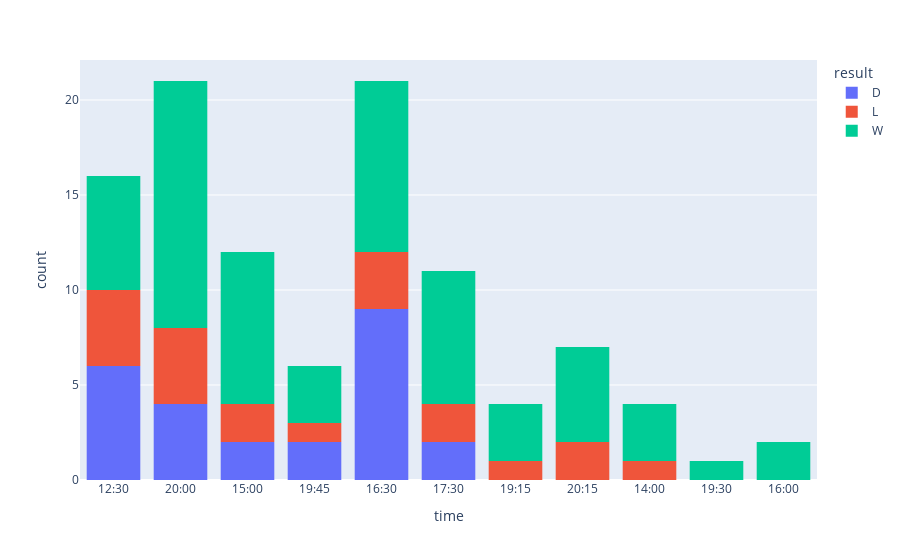

Notebook code cell kept with this figure:
### Code cell
#PLOTLY VISUALIZE LIVERPOOL in ehich MATCHES time liverpool score most scored
import plotly.express as px

px.histogram(matches[matches["team"] == "Liverpool"], x="time", color="result")

### Figure 1 — Plotly figure (JSON) as saved in the notebook; plotly's stock layout.template omitted (floating-point values rounded to 4 significant figures)
{"data": [{"alignmentgroup": "True", "bingroup": "x", "hovertemplate": "result=D<br>time=%{x}<br>count=%{y}<extra></extra>", "legendgroup": "D", "marker": {"color": "#636efa"}, "name": "D", "offsetgroup": "D", "orientation": "v", "showlegend": true, "type": "histogram", "x": ["12:30", "20:00", "12:30", "15:00", "12:30", "19:45", "20:00", "16:30", "17:30", "17:30", "16:30", "15:00", "16:30", "16:30", "16:30", "19:45", "12:30", "16:30", "12:30", "16:30", "16:30", "20:00", "16:30", "20:00", "12:30"], "xaxis": "x", "yaxis": "y"}, {"alignmentgroup": "True", "bingroup": "x", "hovertemplate": "result=L<br>time=%{x}<br>count=%{y}<extra></extra>", "legendgroup": "L", "marker": {"color": "#EF553B"}, "name": "L", "offsetgroup": "L", "orientation": "v", "showlegend": true, "type": "histogram", "x": ["20:00", "16:30", "12:30", "19:45", "17:30", "15:00", "15:00", "12:30", "12:30", "16:30", "20:00", "19:15", "20:00", "20:00", "20:15", "16:30", "12:30", "17:30", "20:15", "14:00"], "xaxis": "x", "yaxis": "y"}, {"alignmentgroup": "True", "bingroup": "x", "hovertemplate": "result=W<br>time=%{x}<br>count=%{y}<extra></extra>", "legendgroup": "W", "marker": {"color": "#00cc96"}, "name": "W", "offsetgroup": "W", "orientation": "v", "showlegend": true, "type": "histogram", "x": ["15:00", "20:00", "16:30", "19:30", "16:30", "15:00", "17:30", "20:00", "20:00", "17:30", "20:00", "16:30", "17:30", "12:30", "16:30", "15:00", "12:30", "16:30", "17:30", "15:00", "20:15", "15:00", "15:00", "20:00", "14:00", "14:00", "19:45", "14:00", "15:00", "19:45", "17:30", "12:30", "20:15", "12:30", "20:00", "16:30", "12:30", "20:00", "19:45", "16:00", "17:30", "16:30", "20:00", "20:00", "17:30", "19:15", "19:15", "20:00", "12:30", "20:00", "16:30", "19:15", "20:00", "20:00", "15:00", "20:15", "20:15", "16:30", "20:15", "16:00"], "xaxis": "x", "yaxis": "y"}], "layout": {"barmode": "relative", "legend": {"title": {"text": "result"}, "tracegroupgap": 0}, "margin": {"t": 60}, "xaxis": {"anchor": "y", "domain": [0, 1], "title": {"text": "time"}}, "yaxis": {"anchor": "x", "domain": [0, 1], "title": {"text": "count"}}}}
